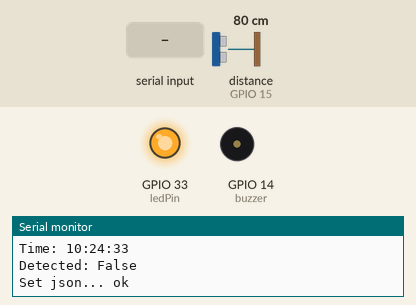
Bench run of a sketch on a simulated ESP32. Parts: output pins drawn as LEDs (lit = HIGH), buzzer (waves = sounding, pin HIGH), the last lines printed to the serial monitor. Wiring (inferred from the names in the program): ultrasonic range finder: trigger GPIO 13; echo GPIO 15. The test bench sets the inputs (shaded band); at power-on: distance to the obstacle (sensor on GPIO 15) 80 cm. The echo pulse lasts 58.3 µs per cm; WiFi joins after 1.5 s; servers stay silent unless stated; the local clock reads 2024-03-15 10:24:30 at power-on unless the sketch sets it; the camera gives no picture; pins used as bus, display or sensor lines are not drawn.

Above: at 3.5 s.
3.6 s: "1" received over Serial
At 5.6 s:
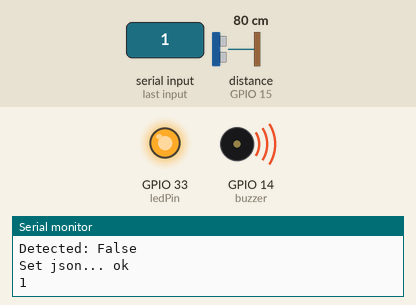
5.9 s: distance to the obstacle (sensor on GPIO 15) set to 17 cm
9.9 s: distance to the obstacle (sensor on GPIO 15) set to 13 cm
At 11.8 s:
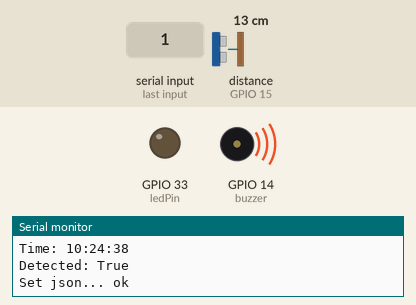
12.1 s: distance to the obstacle (sensor on GPIO 15) set to 18 cm
At 13.6 s:
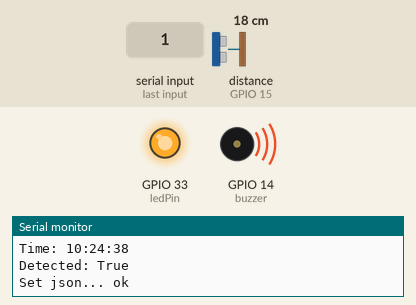
14.1 s: distance to the obstacle (sensor on GPIO 15) set to 2 cm
At 16.1 s:
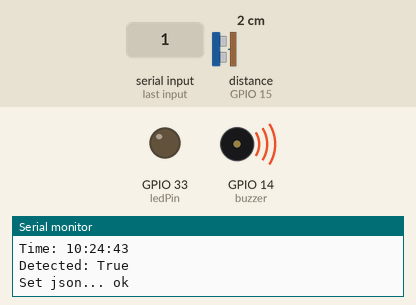
Timing chart, 0 to 17.6 s (numbered marks = the images above; inputs shaded):
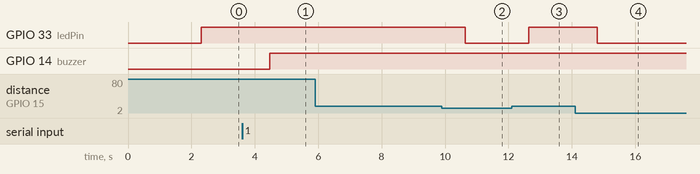

The sketch:

swdss_device_1.ino
```cpp
#include "esp_camera.h"

#include <Arduino.h>
#include <WiFi.h>
#include <Wire.h>
#include "RTClib.h"
#include <Firebase_ESP_Client.h>
//#include <Adafruit_Sensor.h>
//#include "time.h"
#include "soc/soc.h"
#include "soc/rtc_cntl_reg.h"

#include "addons/TokenHelper.h" //Provide the token generation process info
#include "addons/RTDBHelper.h"  //Provide the RTDB payload printing info and other helper functions

const char* ntpServer = "pool.ntp.org";
const long  gmtOffset_sec = 19800;
const int   daylightOffset_sec = 0;
String datebuf;
String timebuf;

#define CAMERA_MODEL_AI_THINKER // Has PSRAM
#include "camera_pins.h"

//const char* ssid = "Weerasinghe fibre";
//const char* password = "PW2229619";
//const char* ssid = "Farmaan A10s";
//const char* password = "ptgp4252";
const char* ssid = "SLT-4G-80C4";
const char* password = "TA5GLQTF46T";

#define API_KEY "AIzaSyB_6d2BsdiS_fJjrjUJGDknp_T67wIHzsc"

//Authorized Email and Password
#define USER_EMAIL "croods.ssdnnf@gmail.com"
#define USER_PASSWORD "ssdnnf_01"

//RTDB URLefine the RTDB URL
#define DATABASE_URL "https://swdss-e57ff-default-rtdb.asia-southeast1.firebasedatabase.app/"

// Defining Firebase objects
FirebaseData fbdo;
FirebaseAuth auth;
FirebaseConfig config;

// Variable to save USER UID
String uid;

// Database main path (to be updated in setup with the user UID)
String databasePath;
// Database child nodes
String distPath = "/level";
String percPath = "/percentage";
String timePath = "/timestamp";
String levelDate = "/date";
String levelTime = "/time";
String wasteDetect = "/detected";

// Parent Node (to be updated in every loop)
String parentPath;

int timestamp;
FirebaseJson json;

//define sound speed in cm/uS
#define SOUND_SPEED 0.034
#define bin_depth 100

const int trigPin = 13;
const int echoPin = 15;
const int ledPin = 33;  //LED BUILT_IN is GPIO 33
const int buzzer = 14;
char value;
String detected = "False";

long duration;
float distanceCm;
float garbage_level_cm;
float bin_percentage;

// Timer variables (send new readings every 5 seconds)
unsigned long sendDataPrevMillis = 0;
unsigned long timerDelay = 5000;

void startCameraServer();

void setup() {
  WRITE_PERI_REG(RTC_CNTL_BROWN_OUT_REG, 0);

  Serial.begin(115200);
  Wifi_Init();
  Serial.setDebugOutput(true);
  Serial.println();

  pinMode(trigPin, OUTPUT); // Sets the trigPin as an Output
  pinMode(echoPin, INPUT); // Sets the echoPin as an Input
  pinMode(ledPin,  OUTPUT);
  pinMode(buzzer, OUTPUT);

  //digitalWrite(buzzer, LOW);

  Firebase_Init();

  configTime(gmtOffset_sec, daylightOffset_sec, ntpServer);
  printLocalTime();

  camera_config_t config;
  config.ledc_channel = LEDC_CHANNEL_0;
  config.ledc_timer = LEDC_TIMER_0;
  config.pin_d0 = Y2_GPIO_NUM;
  config.pin_d1 = Y3_GPIO_NUM;
  config.pin_d2 = Y4_GPIO_NUM;
  config.pin_d3 = Y5_GPIO_NUM;
  config.pin_d4 = Y6_GPIO_NUM;
  config.pin_d5 = Y7_GPIO_NUM;
  config.pin_d6 = Y8_GPIO_NUM;
  config.pin_d7 = Y9_GPIO_NUM;
  config.pin_xclk = XCLK_GPIO_NUM;
  config.pin_pclk = PCLK_GPIO_NUM;
  config.pin_vsync = VSYNC_GPIO_NUM;
  config.pin_href = HREF_GPIO_NUM;
  config.pin_sscb_sda = SIOD_GPIO_NUM;
  config.pin_sscb_scl = SIOC_GPIO_NUM;
  config.pin_pwdn = PWDN_GPIO_NUM;
  config.pin_reset = RESET_GPIO_NUM;
  config.xclk_freq_hz = 20000000;
  config.pixel_format = PIXFORMAT_JPEG;

  // if PSRAM IC present, init with UXGA resolution and higher JPEG quality
  //                      for larger pre-allocated frame buffer.
  if(psramFound()){
    config.frame_size = FRAMESIZE_UXGA;
    config.jpeg_quality = 10;
    config.fb_count = 2;
  } else {
    config.frame_size = FRAMESIZE_SVGA;
    config.jpeg_quality = 12;
    config.fb_count = 1;
  }

#if defined(CAMERA_MODEL_ESP_EYE)
  pinMode(13, INPUT_PULLUP);
  pinMode(14, INPUT_PULLUP);
#endif

  // camera init
  esp_err_t err = esp_camera_init(&config);
  if (err != ESP_OK) {
    Serial.printf("Camera init failed with error 0x%x", err);
    return;
  }

  sensor_t * s = esp_camera_sensor_get();
  // initial sensors are flipped vertically and colors are a bit saturated
  if (s->id.PID == OV3660_PID) {
    s->set_vflip(s, 1); // flip it back
    s->set_brightness(s, 1); // up the brightness just a bit
    s->set_saturation(s, -2); // lower the saturation
  }
  // drop down frame size for higher initial frame rate
  s->set_framesize(s, FRAMESIZE_QVGA);

#if defined(CAMERA_MODEL_M5STACK_WIDE) || defined(CAMERA_MODEL_M5STACK_ESP32CAM)
  s->set_vflip(s, 1);
  s->set_hmirror(s, 1);
#endif

  WiFi.begin(ssid, password);

  while (WiFi.status() != WL_CONNECTED) {
    delay(500);
    Serial.print(".");
  }
  Serial.println("");
  Serial.println("WiFi connected");

  startCameraServer();

  Serial.print("Camera Ready! Use 'http://");
  Serial.print(WiFi.localIP());
  Serial.println("' to connect");
}


void Wifi_Init(){
  WiFi.begin(ssid, password);
  Serial.println("Connecting to Wi-Fi");

  while (WiFi.status() != WL_CONNECTED)
  {
    Serial.print(".");
    delay(1000);
  }
  Serial.print("Connected with IP: ");
  Serial.println(WiFi.localIP());
  Serial.println();
}


void Firebase_Init(){
  configTime(0, 0, ntpServer);

  // Assign the api key (required)
  config.api_key = API_KEY;

  // Assign the user sign in credentials
  auth.user.email = USER_EMAIL;
  auth.user.password = USER_PASSWORD;

  // Assign the RTDB URL (required)
  config.database_url = DATABASE_URL;

  Firebase.reconnectWiFi(true);
  fbdo.setResponseSize(4096);

  // Assign the callback function for the long running token generation task */
  config.token_status_callback = tokenStatusCallback; //see addons/TokenHelper.h

  // Assign the maximum retry of token generation
  config.max_token_generation_retry = 5;

  // Initialize the library with the Firebase authen and config
  Firebase.begin(&config, &auth);

  // Getting the user UID might take a few seconds
  Serial.println("Getting User UID");
  while ((auth.token.uid) == "") {
    Serial.print('.');
    delay(1000);
  }
  // Print user UID
  uid = auth.token.uid.c_str();
  Serial.print("User UID: ");
  Serial.println(uid);

  // Update database path
  databasePath = "/UsersData/" + uid + "/readings" + "/Device1";
}

void loop() {
  read_print_sensors();
  //delay(10000);
}

void read_print_sensors(){
  garbage_level();
  waste_detect();
  printLocalTime();

  // Send new readings to database
  if (Firebase.ready() && (millis() - sendDataPrevMillis > timerDelay || sendDataPrevMillis == 0)){
    sendDataPrevMillis = millis();

   if(bin_percentage < 0)
    {
      bin_percentage = 0;
      garbage_level_cm = 0;
    }

    //Get current timestamp
    timestamp = getTime();
    Serial.print ("time: ");
    Serial.println (timestamp);
    Serial.print ("Garbage Level: ");
    Serial.println (bin_percentage);
    Serial.print ("Date: ");
    Serial.println (datebuf);
    Serial.print ("Time: ");
    Serial.println (timebuf);
    Serial.print ("Detected: ");
    Serial.println (detected);

    parentPath= databasePath + "/" + String(timestamp);

    json.set(distPath.c_str(), String(garbage_level_cm));
    json.set(percPath.c_str(), String(bin_percentage));
    json.set(timePath, String(timestamp));
    json.set(levelDate, String(datebuf));
    json.set(levelTime, String(timebuf));
    json.set(wasteDetect, String(detected));
    Serial.printf("Set json... %s\n", Firebase.RTDB.setJSON(&fbdo, parentPath.c_str(), &json) ? "ok" : fbdo.errorReason().c_str());

    Serial.println();
  }
}

unsigned long getTime() {
  time_t now;
  struct tm timeinfo;
  if (!getLocalTime(&timeinfo)) {
    //Serial.println("Failed to obtain time");
    return(0);
  }
  time(&now);
  return now;
}

void garbage_level(){
  // Clears the trigPin
  digitalWrite(trigPin, LOW);
  delayMicroseconds(2);
  // Sets the trigPin on HIGH state for 10 micro seconds
  digitalWrite(trigPin, HIGH);
  delayMicroseconds(10);
  digitalWrite(trigPin, LOW);

  // Reads the echoPin, returns the sound wave travel time in microseconds
  duration = pulseIn(echoPin, HIGH);

  // Calculate the distance
  distanceCm = duration * SOUND_SPEED/2;

  // Prints the distance in the Serial Monitor
  //Serial.print("Distance to garbage (cm): ");
  //Serial.println(distanceCm);

  garbage_level_cm = bin_depth - distanceCm;
  bin_percentage = ((garbage_level_cm) / bin_depth) * 100;

  //Serial.print("Garbage fill percentage: ");
  //Serial.println(bin_percentage);
  printLocalTime();

  if (bin_percentage >= 85)
  {
    //Pin work with inverted logic
    //LOW to Turn on and HIGH to turn off
    digitalWrite (ledPin, LOW); //Turn on
  }
  else
  {
    digitalWrite (ledPin, HIGH);  //Turn off
  }

  delay(1000);
}

void printLocalTime() {
  time_t rawtime;
  struct tm timeinfo;
  if (!getLocalTime(&timeinfo))
  {
    Serial.println("Obtain time");
    return;
  }
  char level_date[50]; //50 chars should be enough
  char level_time[50];

  strftime(level_date, sizeof(level_date), "%d %m %Y", &timeinfo);
  strftime(level_time, sizeof(level_time), "%H:%M:%S", &timeinfo);

  datebuf = level_date;
  timebuf = level_time;

  //datebuf = "07.04.2022";
  //timebuf = "21:00";

  //Serial.println(datebuf);
  //Serial.println(timebuf);
}

void waste_detect(){
  //digitalWrite(buzzer, HIGH);
  //while(Serial.available())
  if(Serial.available()>0)
  {
    value = Serial.read();
    Serial.println(value);
    if (value == '1'){
      digitalWrite(buzzer, HIGH);
      detected = "True";

    }
    else if (value == '0'){
      digitalWrite(buzzer, LOW);
      detected = "False";
    }
  }
}
```

camera_pins.h
```cpp
#if defined(CAMERA_MODEL_WROVER_KIT)
#define PWDN_GPIO_NUM    -1
#define RESET_GPIO_NUM   -1
#define XCLK_GPIO_NUM    21
#define SIOD_GPIO_NUM    26
#define SIOC_GPIO_NUM    27

#define Y9_GPIO_NUM      35
#define Y8_GPIO_NUM      34
#define Y7_GPIO_NUM      39
#define Y6_GPIO_NUM      36
#define Y5_GPIO_NUM      19
#define Y4_GPIO_NUM      18
#define Y3_GPIO_NUM       5
#define Y2_GPIO_NUM       4
#define VSYNC_GPIO_NUM   25
#define HREF_GPIO_NUM    23
#define PCLK_GPIO_NUM    22

#elif defined(CAMERA_MODEL_ESP_EYE)
#define PWDN_GPIO_NUM    -1
#define RESET_GPIO_NUM   -1
#define XCLK_GPIO_NUM    4
#define SIOD_GPIO_NUM    18
#define SIOC_GPIO_NUM    23

#define Y9_GPIO_NUM      36
#define Y8_GPIO_NUM      37
#define Y7_GPIO_NUM      38
#define Y6_GPIO_NUM      39
#define Y5_GPIO_NUM      35
#define Y4_GPIO_NUM      14
#define Y3_GPIO_NUM      13
#define Y2_GPIO_NUM      34
#define VSYNC_GPIO_NUM   5
#define HREF_GPIO_NUM    27
#define PCLK_GPIO_NUM    25

#elif defined(CAMERA_MODEL_M5STACK_PSRAM)
#define PWDN_GPIO_NUM     -1
#define RESET_GPIO_NUM    15
#define XCLK_GPIO_NUM     27
#define SIOD_GPIO_NUM     25
#define SIOC_GPIO_NUM     23

#define Y9_GPIO_NUM       19
#define Y8_GPIO_NUM       36
#define Y7_GPIO_NUM       18
#define Y6_GPIO_NUM       39
#define Y5_GPIO_NUM        5
#define Y4_GPIO_NUM       34
#define Y3_GPIO_NUM       35
#define Y2_GPIO_NUM       32
#define VSYNC_GPIO_NUM    22
#define HREF_GPIO_NUM     26
#define PCLK_GPIO_NUM     21

#elif defined(CAMERA_MODEL_M5STACK_V2_PSRAM)
#define PWDN_GPIO_NUM     -1
#define RESET_GPIO_NUM    15
#define XCLK_GPIO_NUM     27
#define SIOD_GPIO_NUM     22
#define SIOC_GPIO_NUM     23

#define Y9_GPIO_NUM       19
#define Y8_GPIO_NUM       36
#define Y7_GPIO_NUM       18
#define Y6_GPIO_NUM       39
#define Y5_GPIO_NUM        5
#define Y4_GPIO_NUM       34
#define Y3_GPIO_NUM       35
#define Y2_GPIO_NUM       32
#define VSYNC_GPIO_NUM    25
#define HREF_GPIO_NUM     26
#define PCLK_GPIO_NUM     21

#elif defined(CAMERA_MODEL_M5STACK_WIDE)
#define PWDN_GPIO_NUM     -1
#define RESET_GPIO_NUM    15
#define XCLK_GPIO_NUM     27
#define SIOD_GPIO_NUM     22
#define SIOC_GPIO_NUM     23

#define Y9_GPIO_NUM       19
#define Y8_GPIO_NUM       36
#define Y7_GPIO_NUM       18
#define Y6_GPIO_NUM       39
#define Y5_GPIO_NUM        5
#define Y4_GPIO_NUM       34
#define Y3_GPIO_NUM       35
#define Y2_GPIO_NUM       32
#define VSYNC_GPIO_NUM    25
#define HREF_GPIO_NUM     26
#define PCLK_GPIO_NUM     21

#elif defined(CAMERA_MODEL_M5STACK_ESP32CAM)
#define PWDN_GPIO_NUM     -1
#define RESET_GPIO_NUM    15
#define XCLK_GPIO_NUM     27
#define SIOD_GPIO_NUM     25
#define SIOC_GPIO_NUM     23

#define Y9_GPIO_NUM       19
#define Y8_GPIO_NUM       36
#define Y7_GPIO_NUM       18
#define Y6_GPIO_NUM       39
#define Y5_GPIO_NUM        5
#define Y4_GPIO_NUM       34
#define Y3_GPIO_NUM       35
#define Y2_GPIO_NUM       17
#define VSYNC_GPIO_NUM    22
#define HREF_GPIO_NUM     26
#define PCLK_GPIO_NUM     21

#elif defined(CAMERA_MODEL_AI_THINKER)
#define PWDN_GPIO_NUM     32
#define RESET_GPIO_NUM    -1
#define XCLK_GPIO_NUM      0
#define SIOD_GPIO_NUM     26
#define SIOC_GPIO_NUM     27

#define Y9_GPIO_NUM       35
#define Y8_GPIO_NUM       34
#define Y7_GPIO_NUM       39
#define Y6_GPIO_NUM       36
#define Y5_GPIO_NUM       21
#define Y4_GPIO_NUM       19
#define Y3_GPIO_NUM       18
#define Y2_GPIO_NUM        5
#define VSYNC_GPIO_NUM    25
#define HREF_GPIO_NUM     23
#define PCLK_GPIO_NUM     22

#elif defined(CAMERA_MODEL_TTGO_T_JOURNAL)
#define PWDN_GPIO_NUM      0
#define RESET_GPIO_NUM    15
#define XCLK_GPIO_NUM     27
#define SIOD_GPIO_NUM     25
#define SIOC_GPIO_NUM     23

#define Y9_GPIO_NUM       19
#define Y8_GPIO_NUM       36
#define Y7_GPIO_NUM       18
#define Y6_GPIO_NUM       39
#define Y5_GPIO_NUM        5
#define Y4_GPIO_NUM       34
#define Y3_GPIO_NUM       35
#define Y2_GPIO_NUM       17
#define VSYNC_GPIO_NUM    22
#define HREF_GPIO_NUM     26
#define PCLK_GPIO_NUM     21

#else
#error "Camera model not selected"
#endif
```

Measured:
- the behaviour switches between 16 and 15 cm on distance to the obstacle (sensor on GPIO 15) (found by bisection; images 1 and 2)
- after the input at 3.6 s, GPIO 14 (buzzer): LOW → HIGH after 0.87 s
- after the input at 9.9 s, GPIO 33 (ledPin): HIGH → LOW after 0.74 s
- after the input at 12.1 s, GPIO 33 (ledPin): LOW → HIGH after 0.54 s
- after the input at 14.1 s, GPIO 33 (ledPin): HIGH → LOW after 0.70 s
